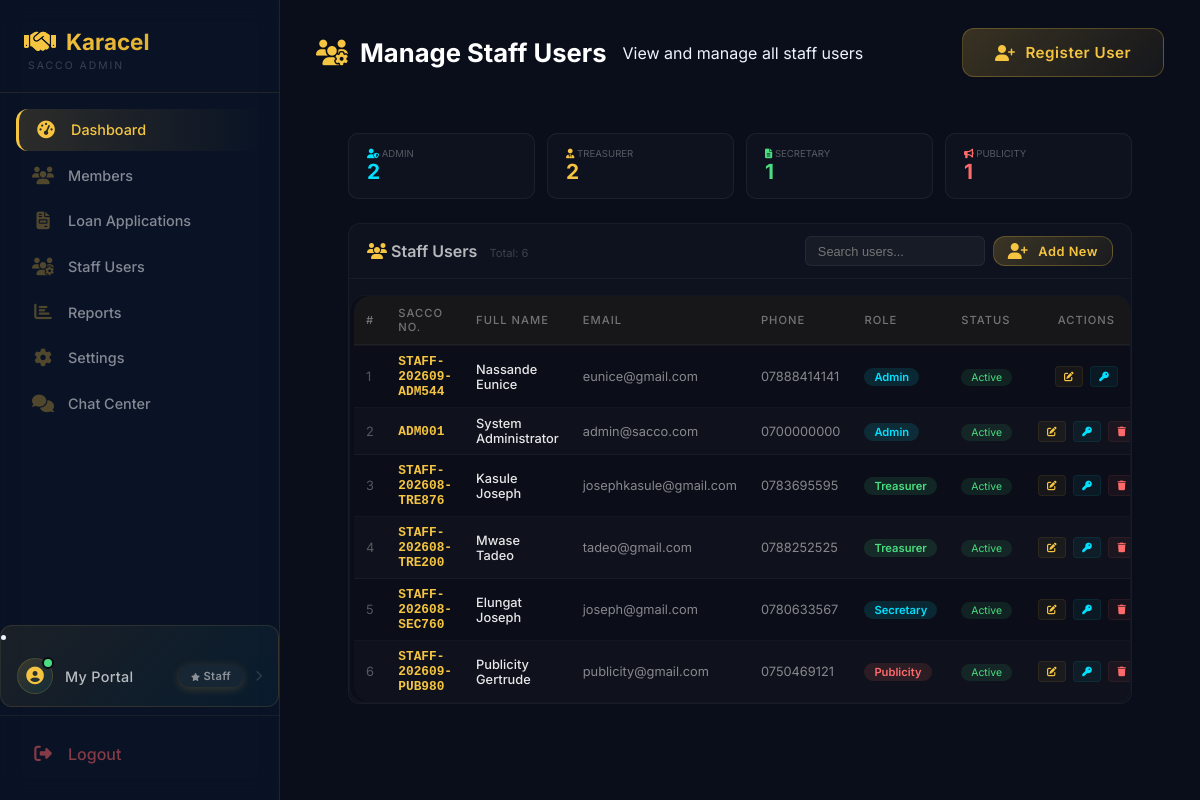
The page /admin/users/manage (signed in) on the database its author committed.
### tables this page shows
CREATE TABLE users (
        id INTEGER PRIMARY KEY AUTOINCREMENT,
        full_name TEXT NOT NULL,
        gender TEXT,
        dob TEXT,
        sacco_number TEXT UNIQUE NOT NULL,
        email TEXT,
        phone TEXT,
        address TEXT,
        password TEXT NOT NULL,
        role TEXT DEFAULT 'member',
        status TEXT DEFAULT 'active',
        savings_balance REAL DEFAULT 0,
        next_of_kin_name TEXT,
        relationship TEXT,
        next_of_kin_phone TEXT,
        registration_date TIMESTAMP DEFAULT CURRENT_TIMESTAMP
    , kai_shares INTEGER DEFAULT 0, ks_shares INTEGER DEFAULT 0, kac_paid INTEGER DEFAULT 0, kac_paid_date TEXT, registration_fee_paid INTEGER DEFAULT 0, registration_fee_paid_date TEXT, account_number TEXT);

### app.py (the view)
@app.route("/admin/users/manage")
def admin_manage_users():
    if session.get("role") not in ["admin", "chairperson"]:
        flash('Access denied. Only Admin or Chairperson can manage users.', 'danger')
        return redirect("/login")
    db = get_db()
    db.row_factory = sqlite3.Row
    try:
        staff_users = db.execute("""
            SELECT * FROM users
            WHERE LOWER(role) IN ('admin', 'chairperson', 'treasurer', 'secretary', 'publicity')
            ORDER BY
                CASE
                    WHEN LOWER(role) = 'admin' THEN 1
                    WHEN LOWER(role) = 'chairperson' THEN 2
                    WHEN LOWER(role) = 'treasurer' THEN 3
                    WHEN LOWER(role) = 'secretary' THEN 4
                    WHEN LOWER(role) = 'publicity' THEN 5
                END,
                full_name
        """).fetchall()
        staff_counts = {
            'treasurer': db.execute("SELECT COUNT(*) FROM users WHERE LOWER(role) = 'treasurer'").fetchone()[0],
            'secretary': db.execute("SELECT COUNT(*) FROM users WHERE LOWER(role) = 'secretary'").fetchone()[0],
            'publicity': db.execute("SELECT COUNT(*) FROM users WHERE LOWER(role) = 'publicity'").fetchone()[0],
            'admin': db.execute("SELECT COUNT(*) FROM users WHERE LOWER(role) IN ('admin', 'chairperson')").fetchone()[0]
        }
        db.close()
        return render_template(
            "admin/manage-users.html",
            staff_users=staff_users,
            staff_counts=staff_counts,
            now=datetime.now()
        )
    except Exception as e:
        db.close()
        flash(f'Error loading users: {str(e)}', 'danger')
        return redirect(url_for('admin_dashboard'))

### app.py (called while the page is built)
def get_db():
    conn = sqlite3.connect("sacco.db")
    conn.row_factory = sqlite3.Row
    return conn

@app.context_processor
def inject_globals():
    from datetime import datetime
    completed_loans = 0
    try:
        if 'user_id' in session:
            role = session.get('role', '')
            if role in ['treasurer', 'admin', 'chairperson']:
                db = get_db()
                completed_loans = db.execute("SELECT COUNT(*) FROM loans WHERE status = 'completed'").fetchone()[0]
                db.close()
    except Exception as e:
        print(f"Error getting completed_loans: {e}")
    return {
        'now': datetime.now(),
        'completed_loans': completed_loans
    }

### templates/admin/manage-users.html (shortened to what this page needs)
{% extends "admin/admin-base.html" %}
{% block content %}
<div class="app-bar">
    <div class="app-bar-left">
        <h2><i class="fas fa-users-cog"></i> Manage Staff Users</h2>
        <span>View and manage all staff users</span>
    </div>
    <div class="app-bar-right">
        <a href="{{ url_for('admin_register_user') }}" class="btn-primary">
            <i class="fas fa-user-plus"></i> Register User
        </a>
    </div>
</div>
<div style="padding: 24px 32px 40px; max-width: 1200px; margin: 0 auto;">
    <div style="display: grid; grid-template-columns: repeat(auto-fit, minmax(160px, 1fr)); gap: 12px; margin-bottom: 24px;">
        <div style="background: rgba(255,255,255,0.02); border: 1px solid rgba(255,255,255,0.06); border-radius: 10px; padding: 14px 18px;">
            <div style="color: rgba(255,255,255,0.3); font-size: 0.6rem; text-transform: uppercase;">
                <i class="fas fa-user-shield" style="color: #00e0ff;"></i> Admin
            </div>
            <div style="font-size: 1.3rem; font-weight: 700; color: #00e0ff;">{{ staff_counts.admin }}</div>
        </div>
        <div style="background: rgba(255,255,255,0.02); border: 1px solid rgba(255,255,255,0.06); border-radius: 10px; padding: 14px 18px;">
            <div style="color: rgba(255,255,255,0.3); font-size: 0.6rem; text-transform: uppercase;">
                <i class="fas fa-user-tie" style="color: #f5c542;"></i> Treasurer
            </div>
            <div style="font-size: 1.3rem; font-weight: 700; color: #f5c542;">{{ staff_counts.treasurer }}</div>
        </div>
        <div style="background: rgba(255,255,255,0.02); border: 1px solid rgba(255,255,255,0.06); border-radius: 10px; padding: 14px 18px;">
            <div style="color: rgba(255,255,255,0.3); font-size: 0.6rem; text-transform: uppercase;">
                <i class="fas fa-file-alt" style="color: #4ade80;"></i> Secretary
            </div>
            <div style="font-size: 1.3rem; font-weight: 700; color: #4ade80;">{{ staff_counts.secretary }}</div>
        </div>
        <div style="background: rgba(255,255,255,0.02); border: 1px solid rgba(255,255,255,0.06); border-radius: 10px; padding: 14px 18px;">
            <div style="color: rgba(255,255,255,0.3); font-size: 0.6rem; text-transform: uppercase;">
                <i class="fas fa-bullhorn" style="color: #ff6b6b;"></i> Publicity
            </div>
            <div style="font-size: 1.3rem; font-weight: 700; color: #ff6b6b;">{{ staff_counts.publicity }}</div>
        </div>
    </div>
    <div style="background: rgba(255,255,255,0.02); border: 1px solid rgba(255,255,255,0.04); border-radius: 12px; overflow: hidden;">
        <div style="padding: 12px 18px; border-bottom: 1px solid rgba(255,255,255,0.04); display: flex; justify-content: space-between; align-items: center; flex-wrap: wrap; gap: 8px;">
            <div>
                <span style="font-weight: 600; color: rgba(255,255,255,0.7);">
                    <i class="fas fa-users" style="color: #f5c542;"></i> Staff Users
                </span>
                <span style="font-size: 0.7rem; color: rgba(255,255,255,0.2); margin-left: 8px;">
                    Total: {{ staff_users|length }}
                </span>
            </div>
            <div style="display: flex; gap: 8px; flex-wrap: wrap;">
                <input type="text" id="searchUsers" placeholder="Search users..."
                       onkeyup="filterTable()"
                       style="padding:6px 12px; background:rgba(255,255,255,0.04); border:1px solid rgba(255,255,255,0.06); border-radius:6px; color:white; font-size:0.8rem; width:180px;">
                <a href="{{ url_for('admin_register_user') }}" class="btn-primary" style="padding:6px 14px; font-size:0.8rem;">
                    <i class="fas fa-user-plus"></i> Add New
                </a>
            </div>
        </div>
        <div class="table-wrapper" style="overflow-x: auto; padding: 0 4px;">
            <table class="styled-table" id="staffUsersTable" style="width:100%; border-collapse: collapse; font-size: 0.85rem;">
                <thead>
                    <tr style="border-bottom: 2px solid rgba(255,255,255,0.04);">
                        <th style="padding: 10px 12px; text-align: left; color: rgba(255,255,255,0.4); font-weight: 500;">#</th>
                        <th style="padding: 10px 12px; text-align: left; color: rgba(255,255,255,0.4); font-weight: 500;">SACCO No.</th>
                        <th style="padding: 10px 12px; text-align: left; color: rgba(255,255,255,0.4); font-weight: 500;">Full Name</th>
                        <th style="padding: 10px 12px; text-align: left; color: rgba(255,255,255,0.4); font-weight: 500;">Email</th>
                        <th style="padding: 10px 12px; text-align: left; color: rgba(255,255,255,0.4); font-weight: 500;">Phone</th>
                        <th style="padding: 10px 12px; text-align: left; color: rgba(255,255,255,0.4); font-weight: 500;">Role</th>
                        <th style="padding: 10px 12px; text-align: left; color: rgba(255,255,255,0.4); font-weight: 500;">Status</th>
                        <th style="padding: 10px 12px; text-align: center; color: rgba(255,255,255,0.4); font-weight: 500;">Actions</th>
                    </tr>
                </thead>
                <tbody>
                    {% if staff_users %}
                        {% for user in staff_users %}
                        <tr>
                            <td style="padding: 8px 12px; color: rgba(255,255,255,0.3);">{{ loop.index }}</td>
                            <td style="padding: 8px 12px; color: #f5c542; font-family: monospace; font-weight: 600;">{{ user.sacco_number }}</td>
                            <td style="padding: 8px 12px; font-weight: 500; color: rgba(255,255,255,0.9);">{{ user.full_name }}</td>
                            <td style="padding: 8px 12px; color: rgba(255,255,255,0.5);">{{ user.email or '-' }}</td>
                            <td style="padding: 8px 12px; color: rgba(255,255,255,0.5);">{{ user.phone or '-' }}</td>
                            <td style="padding: 8px 12px;">
                                <span style="background:
                                    {% if user.role == 'admin' %}rgba(0,224,255,0.12); color: #00e0ff;
                                    {% elif user.role == 'chairperson' %}rgba(245,197,66,0.12); color: #f5c542;
                                    {% elif user.role == 'treasurer' %}rgba(74,222,128,0.12); color: #4ade80;
                                    {% elif user.role == 'secretary' %}rgba(0,224,255,0.12); color: #00e0ff;
                                    {% elif user.role == 'publicity' %}rgba(255,107,107,0.12); color: #ff6b6b;
                                    {% else %}rgba(255,255,255,0.05); color: rgba(255,255,255,0.5);{% endif %}
                                    padding: 2px 10px; border-radius: 10px; font-size: 0.7rem; font-weight: 600; text-transform: capitalize;">
                                    {{ user.role }}
                                </span>
                            </td>
                            <td style="padding: 8px 12px;">
                                {% if user.status == 'active' %}
                                    <span style="background: rgba(74,222,128,0.1); color: #4ade80; padding: 2px 10px; border-radius: 12px; font-size: 0.65rem;">Active</span>
                                {% elif user.status == 'inactive' %}
                                    <span style="background: rgba(255,107,107,0.1); color: #ff6b6b; padding: 2px 10px; border-radius: 12px; font-size: 0.65rem;">Inactive</span>
                                {% else %}
                                    <span style="background: rgba(245,197,66,0.1); color: #f5c542; padding: 2px 10px; border-radius: 12px; font-size: 0.65rem;">{{ user.status|title }}</span>
                                {% endif %}
                            </td>
                            <td style="padding: 8px 12px; text-align: center; white-space: nowrap;">
                                <button onclick="editUser('{{ user.id }}')" title="Edit User"
                                        style="background: rgba(245,197,66,0.05); border: 1px solid rgba(245,197,66,0.08); color: #f5c542; padding: 4px 8px; border-radius: 4px; cursor: pointer; font-size: 0.6rem; margin: 0 2px;">
                                    <i class="fas fa-edit"></i>
                                </button>
                                <button onclick="resetPassword('{{ user.id }}')" title="Reset Password"
                                        style="background: rgba(0,224,255,0.05); border: 1px solid rgba(0,224,255,0.08); color: #00e0ff; padding: 4px 8px; border-radius: 4px; cursor: pointer; font-size: 0.6rem; margin: 0 2px;">
                                    <i class="fas fa-key"></i>
                                </button>
                                {% if user.id != session.user_id %}
                                <button onclick="deleteUser('{{ user.id }}', '{{ user.full_name }}')" title="Delete User"
                                        style="background: rgba(255,107,107,0.05); border: 1px solid rgba(255,107,107,0.08); color: #ff6b6b; padding: 4px 8px; border-radius: 4px; cursor: pointer; font-size: 0.6rem; margin: 0 2px;">
                                    <i class="fas fa-trash"></i>
                                </button>
                                {% endif %}
                            </td>
                        </tr>
                        {% endfor %}
                    {% endif %}
                </tbody>
            </table>
        </div>
    </div>
</div>
{% endblock %}

### static/style.css (style rules this page uses)
.app-bar-left { display: flex; align-items: center; gap: 16px; }
.app-bar-right { display: flex; align-items: center; gap: 14px; flex-wrap: wrap; }

### rows shown on the page
users: sacco_number "STAFF-202609-ADM544", full_name "Nassande Eunice", email "eunice@gmail.com", phone "07888414141", role "Admin", status "Active"
users: sacco_number "ADM001", full_name "System Administrator", email "admin@sacco.com", phone "0700000000", role "Admin", status "Active"
users: sacco_number "STAFF-202608-TRE876", full_name "Kasule Joseph", email "josephkasule@gmail.com", phone "0783695595", role "Treasurer", status "Active"
users: sacco_number "STAFF-202608-TRE200", full_name "Mwase Tadeo", email "tadeo@gmail.com", phone "0788252525", role "Treasurer", status "Active"
users: sacco_number "STAFF-202608-SEC760", full_name "Elungat Joseph", email "joseph@gmail.com", phone "0780633567", role "Secretary", status "Active"
users: sacco_number "STAFF-202609-PUB980", full_name "Publicity Gertrude", email "publicity@gmail.com", phone "0750469121", role "Publicity", status "Active"

### other values the page prints
{{ staff_counts.admin }} "2"
{{ staff_counts.treasurer }} "2"
{{ staff_counts.secretary }} "1"
{{ staff_counts.publicity }} "1"
{{ staff_users|length }} "6"
